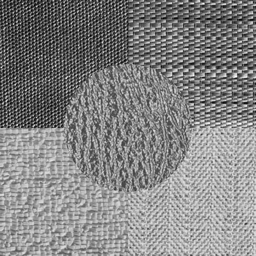
#> input picture images/5textures.png, 256 x 256 px
$ python class_17_p1.py   (older library calls are emulated)
#> lines starting #> are read from the running program, lines starting #| are printed output that depends on the picture
# -*- coding: utf-8 -*-
"""
Created on Sun Sep 22 21:41:14 2019

@author: luisf
"""

# =============================================================================
# DIP with openCV Class 17
#
#P1:    Textures 2: Texture Segmentation Clustering
#         Gabor filter Descriptors (Energy)
# =============================================================================

# Using features extracted from an image using the methods from the last class
# we can use Machine Learning algorithms to clasify images or segment regions on
# an image

# Here I will use the clusterting method to group the pixels on an image
# I intend that each group of pixels are of the same texture to divide an image
# according to its texture.

# each pixel needs a set of descriptors that are unique to each texture
# and gabor filters are useful for that purpose

# First we need to create matrix of features. Nxp, N data, with p features
# each data would be each pixel.

import cv2
import os
import numpy as np
from scipy import stats

# Local Energy
def localEnergy(img, wsize = 11):
    r_img , c_img = img.shape

    win_size = wsize

    r_ini = int( (win_size - 1)/2 )
    c_ini = int( (win_size - 1)/2 )
    r_end = r_img - r_ini
    c_end = c_img - c_ini

    rows = 0
    cols = 0

    # the new image is 10x10 smaller than the original
    img_eng = np.zeros((r_img - r_ini*2 ,c_img - c_ini*2), np.float32)

    #passing the window through all the image
    for i in range(r_ini, r_end ):
        cols = 0
        for j in range(c_ini, c_end):
            window = img[ i - r_ini : i + r_ini , j - c_ini : j + c_ini ]

            # calculate the mean and std of the window
            mean = cv2.mean(window)[0]
            #img_eng[rows,cols] = np.sum( np.abs( window - mean ) ) / (win_size*win_size)
            img_eng[rows,cols] = np.sum( np.abs( window - mean ) ) / (np.sum(window))

            cols = cols + 1

        rows = rows + 1

    #normalizing, rounding and casting to uint8 which is the format for images
    img_eng = cv2.copyMakeBorder(img_eng, r_ini, r_ini, c_ini, c_ini, cv2.BORDER_REPLICATE)

    return img_eng

# Reading the image
root = os.path.abspath(os.getcwd()) + '/images'
img = cv2.imread(root + '/5textures.png')
#> img is the input picture: shape (256, 256, 3); min 0, max 255, mean 131.9
img_g = cv2.cvtColor(img, cv2.COLOR_BGR2GRAY)

#Creating the Gabor filter bank
#gabor = cv2.getGaborKernel(ksize, sigma, theta, lambdaa, gamma, psi, ktype)
ksizes = [10, 50]

sigmas = 0.7
thetas = [np.pi, 3*np.pi/4,np.pi/2,np.pi/4, 0]
#thetas = [np.pi, np.pi/6]
lambd = 8.0

filtered = []
nf = 0
for size in ksizes:
    for th in thetas:
        gabor = cv2.getGaborKernel((size,size), sigmas, th, lambd, 5, 0, ktype = cv2.CV_32F)
        fimage = cv2.filter2D(img_g, cv2.CV_8UC3, gabor)
        # gabor filters alone are not that helpful, so we have to extract
        #the features from the filteres. here lets use Local energy
        eimage = localEnergy( fimage,25 )
        filtered.append( np.float32(eimage) )
        nf = nf + 1
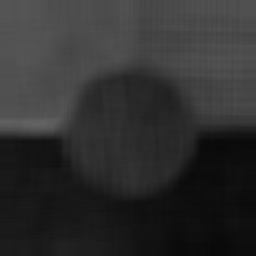
#> eimage: shape (256, 256) float32; min 0.0381, max 0.392, mean 0.188
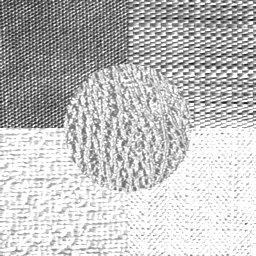
#> fimage: shape (256, 256); min 5, max 255, mean 192.7
#> after the loop, filtered = 10 items; nf = 10

# nf: number of features
# merges all the images as channels, so we end up with a r,c,nf (nf filters)
features = cv2.merge(filtered)

# reshapes the bank so we end up with a rXc,12. in other words, each new row
# its a pixel, and each column its a feature, and we have nf features for each
# pixel
features = features.reshape((-1,nf))

#%%
#==============================================================================
#                                   CLUSTERING
# stop criteria
criteria = (cv2.TERM_CRITERIA_EPS + cv2.TERM_CRITERIA_MAX_ITER, 10, 1.0)

clusters = 5
attempts=10

# applying k-means clustering. we get the labels for each cluster for th data
# and the centers of the data
ret,label,center=cv2.kmeans(features,clusters,None,criteria,attempts,cv2.KMEANS_PP_CENTERS)
#> ret = 171.6

#center =np.uint8(center)

mul = int(255 / (clusters-1) )
img_seg = label.reshape((img_g.shape))
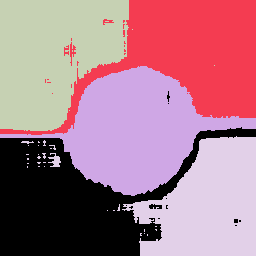
#> img_seg: shape (256, 256) int32; 5 distinct labels, from 0 to 4; one colour per label, 0 black
img_seg = np.uint8(img_seg * mul)
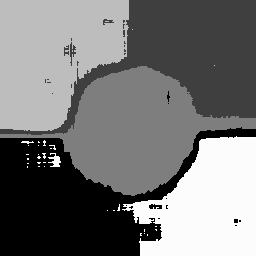
#> img_seg: shape (256, 256); min 0, max 252, mean 118

cv2.imshow('ORG vs Segmented', np.column_stack(( img_g,img_seg )) )
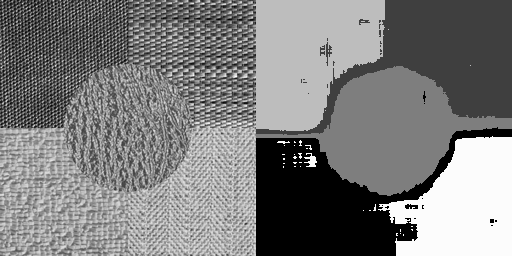
#> window 'ORG vs Segmented': shape (256, 512); min 0, max 255, mean 124.9

cv2.waitKey(0)
cv2.destroyAllWindows()
